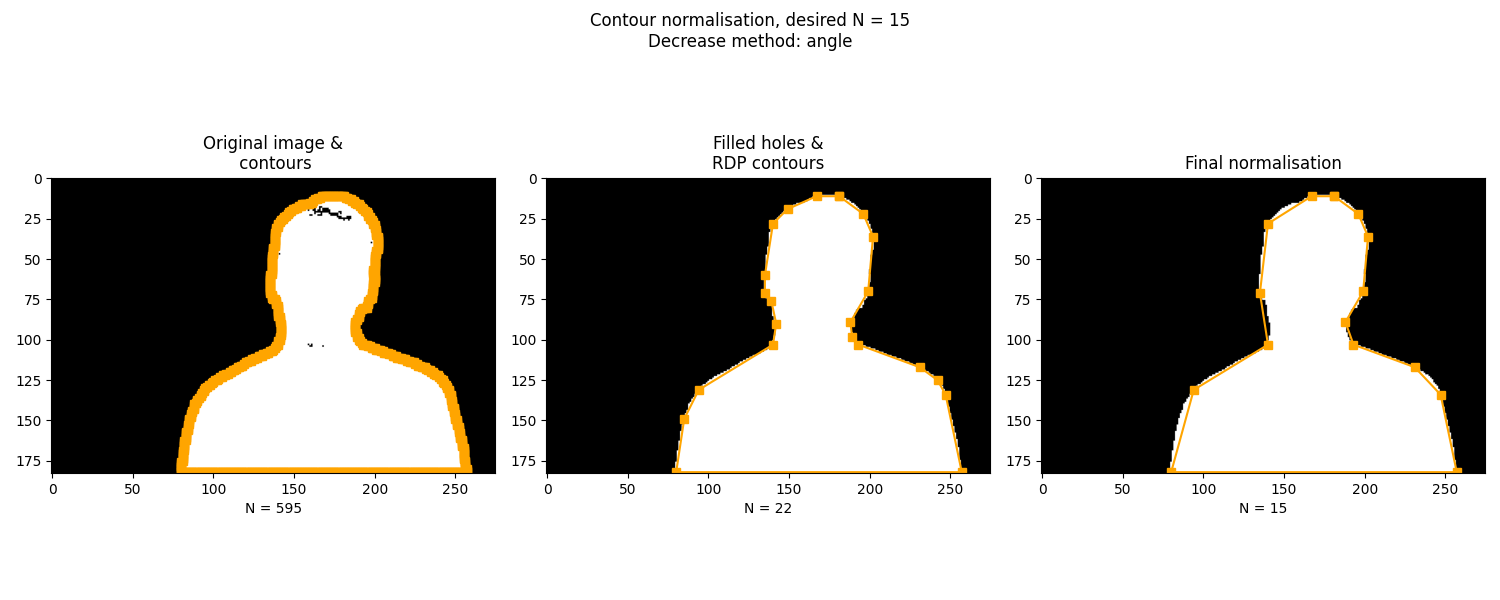
#> input picture asset/10_comparison_angle.png, 1500 x 600 px
$ python main.py --img_path asset/10_comparison_angle.png
#> lines starting #> are read from the running program, lines starting #| are printed output that depends on the picture; after the words box and inside, x2 and y2 are one past the last pixel; in counts of white or black regions, pixels touching at a corner belong together
### utils.py
import numpy as np
from scipy.spatial import cKDTree


# [91 lines left out: functions calculate_total_area, find_closest_point_kdtree, check_exists, postprocess_normalised_set, increase_contour_length, reorder_contour, not called in this run]


def compute_farthest_point(current_point, contours):
    farthest_point = None
    farthest_distance = -1
    farthest_idx = None
    for i, contour_point in enumerate(contours):
        distance_from_current_point = np.linalg.norm(current_point - contour_point)
        if distance_from_current_point > farthest_distance:
            farthest_point = contour_point
            farthest_distance = distance_from_current_point
            farthest_idx = i

    return farthest_point, farthest_idx


# [85 lines left out: functions decrease_contour_length_straight, decrease_contour_length_angle, decrease_contour_length_area, get_angle, not called in this run]

### main.py
import matplotlib.pyplot as plt
import numpy as np
import os
import cv2
from scipy import ndimage
from utils import *


def RDP(normalised_set, curve_segment_queue, epsilon, contour):
    if len(curve_segment_queue) == 0:
        return np.array(normalised_set)

    P1_index = curve_segment_queue[0]["start"]
    farthest_from_P1_index = curve_segment_queue[0]["end"]

    farthest_from_P1 = contour[farthest_from_P1_index]
    P1 = contour[P1_index]

    # get the point that is farthest from the line connected (P1, farthest_from_P1)
    farthest_from_current_line = None
    farthest_idx = None
    farthest_distance = -1

    for n in range(P1_index + 1, farthest_from_P1_index):
        point = contour[n]
        d = np.abs(np.cross(farthest_from_P1 - P1, point - P1)) / np.linalg.norm(farthest_from_P1 - P1)
        if d > farthest_distance:
            farthest_from_current_line = point
            farthest_idx = n
            farthest_distance = d

    # dequeue the current curve segment
    curve_segment_queue.pop(0)

    # if the farthest distance above epsilon then add two half segments to queue
    if farthest_distance >= epsilon:
        normalised_set.append(farthest_from_current_line)
        curve_segment_queue.append({"start": P1_index, "end": farthest_idx})
        curve_segment_queue.append({"start": farthest_idx, "end": farthest_from_P1_index})

    return RDP(normalised_set, curve_segment_queue, epsilon, contour)


# [13 lines left out: function reorder_contour, not called in this run]


def get_normalised_set(contour, N, epsilon=20):
    # computing centroid
    centroid = np.mean(contour, axis=0)[0]

    # divide the object to two separate curves
    P1, P1_index = compute_farthest_point(centroid, contour)
    contour = np.vstack((contour[P1_index:], contour[:P1_index]))

    farthest_from_P1, farthest_from_P1_index = compute_farthest_point(P1, contour)

    normalised_set = [P1, farthest_from_P1]
    curve_segment_queue = [{"start": 0, "end": farthest_from_P1_index},
                           {"start": farthest_from_P1_index, "end": len(contour) - 1}]

    # apply RDP
    normalised_set = RDP(normalised_set, curve_segment_queue, epsilon, contour)

    # gradually increase the length of normalised contour to meet N
    while len(normalised_set) < N:
        epsilon -= 3
        if epsilon < 0:
            break
        normalised_set = [P1, farthest_from_P1]
        curve_segment_queue = [{"start": 0, "end": farthest_from_P1_index},
                               {"start": farthest_from_P1_index, "end": len(contour) - 1}]
        normalised_set = RDP(normalised_set, curve_segment_queue, epsilon, contour)

    return postprocess_normalised_set(normalised_set, contour)


def get_normalised_contour_pipeline(img_path, N, decrease_method="angle"):
    # read image
#> called with img_path = 'asset/10_comparison_angle.png', decrease_method = 'angle'
    og_img = cv2.imread(img_path)
#> og_img is the input picture: shape (600, 1500, 3); mean B, G, R 175.4, 178.4, 180
    gray_image = cv2.cvtColor(og_img, cv2.COLOR_BGR2GRAY)
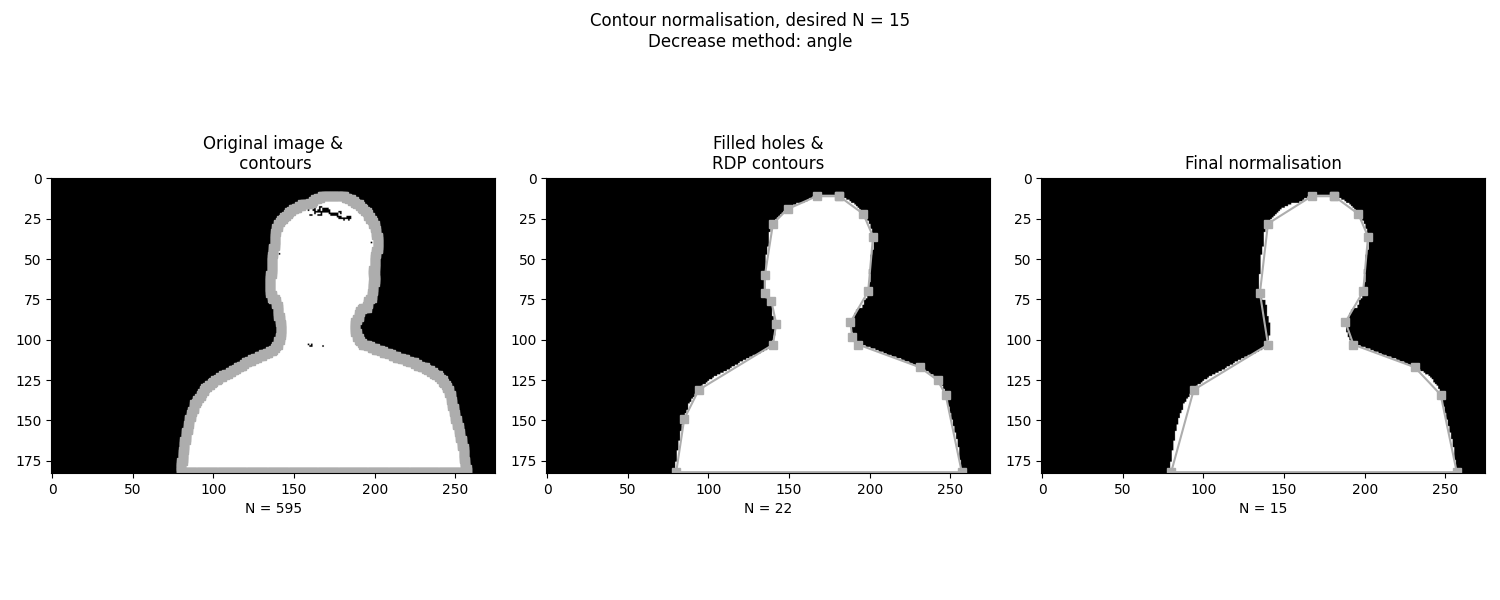
#> gray_image: shape (600, 1500); min 0, max 255, mean 178.5

    # fill in any holes
    img = ndimage.binary_fill_holes(gray_image).astype(np.uint8)
#> img: shape (600, 1500); every value is 1

    # get initial set of contours
    contours, hierarchy = cv2.findContours(img, cv2.RETR_TREE, cv2.CHAIN_APPROX_NONE)
#> contours = 1 contour; box (x1, y1, x2, y2) and area: (0, 0, 1500, 600) 897901

    normalised_contour_ls = []
    normalised_contour_ls_w_comparison = []

    # remove faulty contours
    max_contour_length = max([len(contour) for contour in contours])
#> max_contour_length = 4196
    contours = [contour for contour in contours if len(contour)>0.1*max_contour_length]

    for contour in contours:
        contour = np.squeeze(contour)

        normalised_set = get_normalised_set(contour, N)
        normalised_set_N = None

        # further decrease, if needed
        if len(normalised_set) > N:
            if decrease_method == "angle":
                normalised_set_N = decrease_contour_length_angle(normalised_set, N)
            elif decrease_method == "straight":
                normalised_set_N = decrease_contour_length_straight(normalised_set, N)
            elif decrease_method == "area":
                normalised_set_N = decrease_contour_length_area(contour, normalised_set, N)

        # increase, if needed
        elif len(normalised_set) < N:
            normalised_set_N = increase_contour_length(contour, normalised_set, N)

        normalised_contour_ls_w_comparison.append((normalised_set, normalised_set_N))

        if normalised_set_N is not None:
            normalised_set = normalised_set_N
        normalised_contour_ls.append(normalised_set)
#> this loop made 1 pass
#> centroid in get_normalised_set on pass 1: 749.5
#> after the loop, normalised_contour_ls = []; normalised_contour_ls_w_comparison = []

    visualise_comparison(img_path, og_img, img, normalised_contour_ls_w_comparison, contours, N=N,
                         decrease_method=decrease_method)
    return gray_image, normalised_contour_ls


# [45 lines left out: function visualise_comparison, not called in this run]


if __name__ == "__main__":
    import argparse

    parser = argparse.ArgumentParser()
    parser.add_argument('--img_path', type=str, help='Path to binary image')
    parser.add_argument('--N', type=int, help='Pre-determined contour length')
    parser.add_argument('--decrease_method', type=str, help='Path to binary image', default="angle")

    args = parser.parse_args()
    img_path = args.img_path
    N = args.N
    decrease_method = args.decrease_method

#> (the run stopped early here; a loop or call above may not have finished)

$ run again, on asset/71_comparison_angle.png
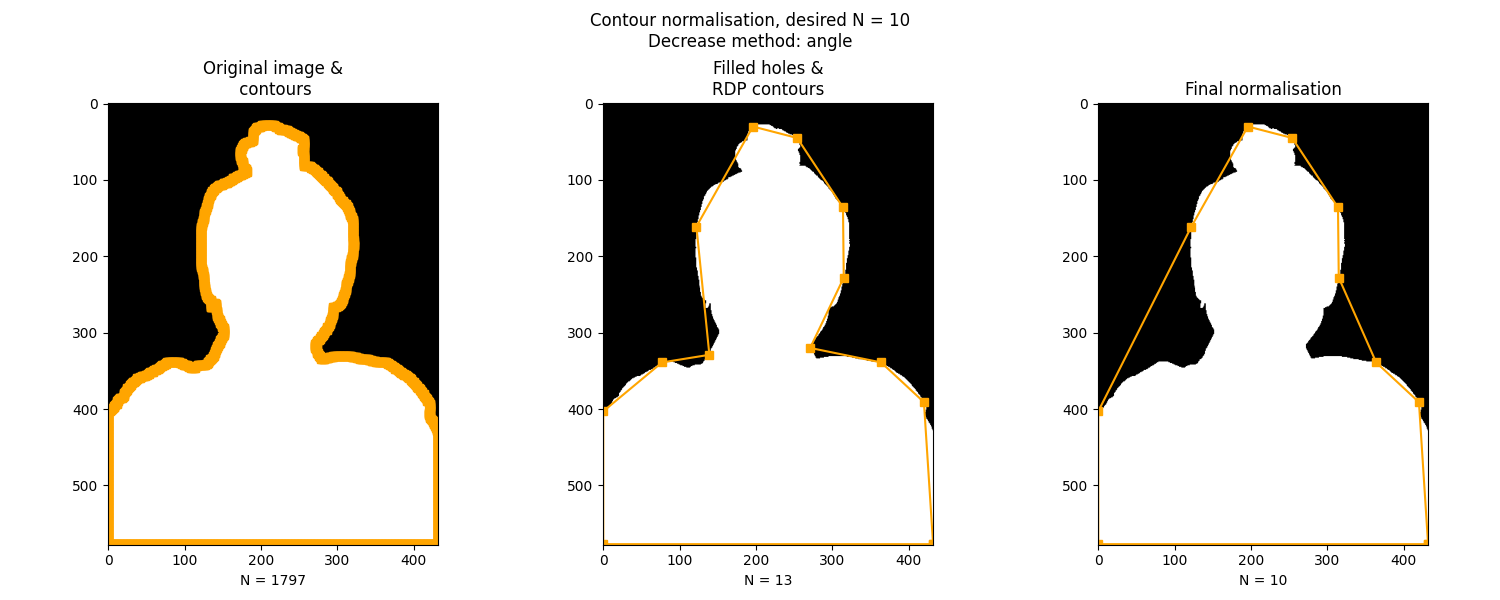
#> input picture asset/71_comparison_angle.png, 1500 x 600 px
#> in get_normalised_contour_pipeline, og_img is the input picture: shape (600, 1500, 3); mean B, G, R 197.1, 200.6, 202.5
#> in get_normalised_contour_pipeline, `gray_image = cv2.cvtColor(og_img, cv2.COLOR_BGR2GRAY)`:
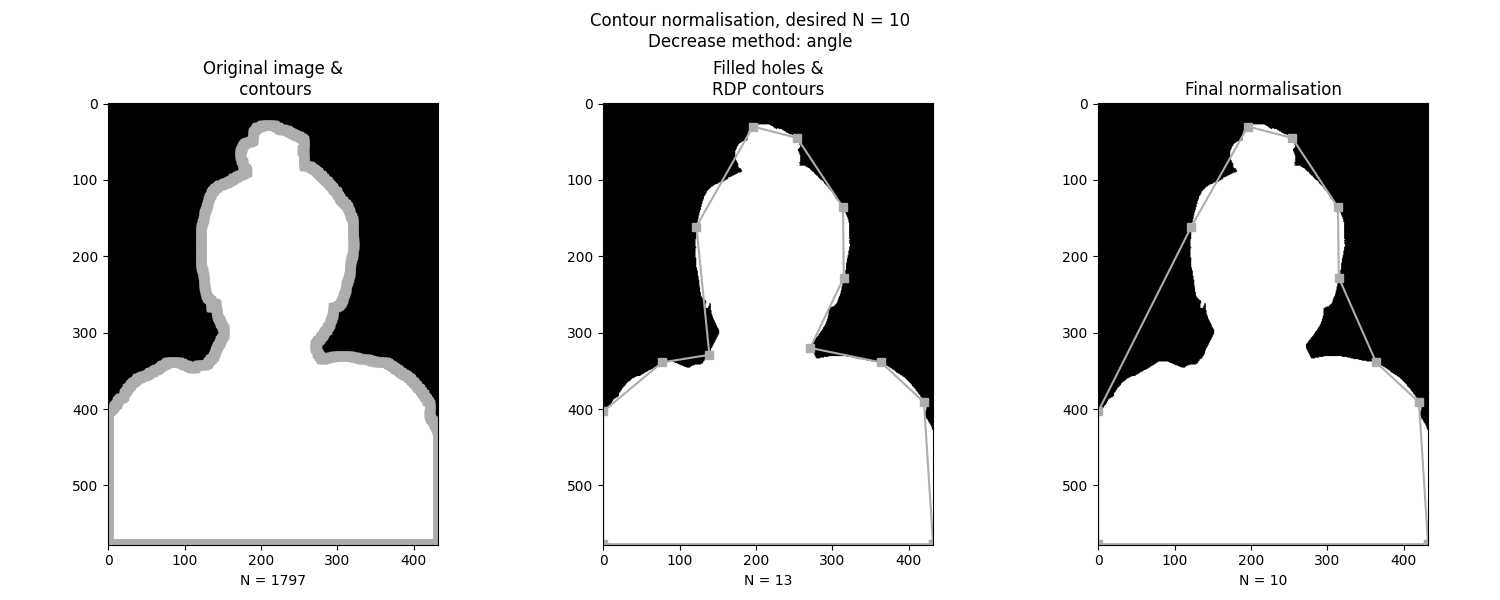
#> gray_image: shape (600, 1500); min 0, max 255, mean 200.8
#> img: shape (600, 1500); every value is 1
#> contours = 1 contour; box (x1, y1, x2, y2) and area: (0, 0, 1500, 600) 897901
#> max_contour_length = 4196
#> the loop in get_normalised_contour_pipeline, `for contour in contours:` made 1 pass
#> centroid in get_normalised_set on pass 1: 749.5
#> after the loop in get_normalised_contour_pipeline, `for contour in contours:`: normalised_contour_ls = []

$ run again, on asset/206_comparison_area.png
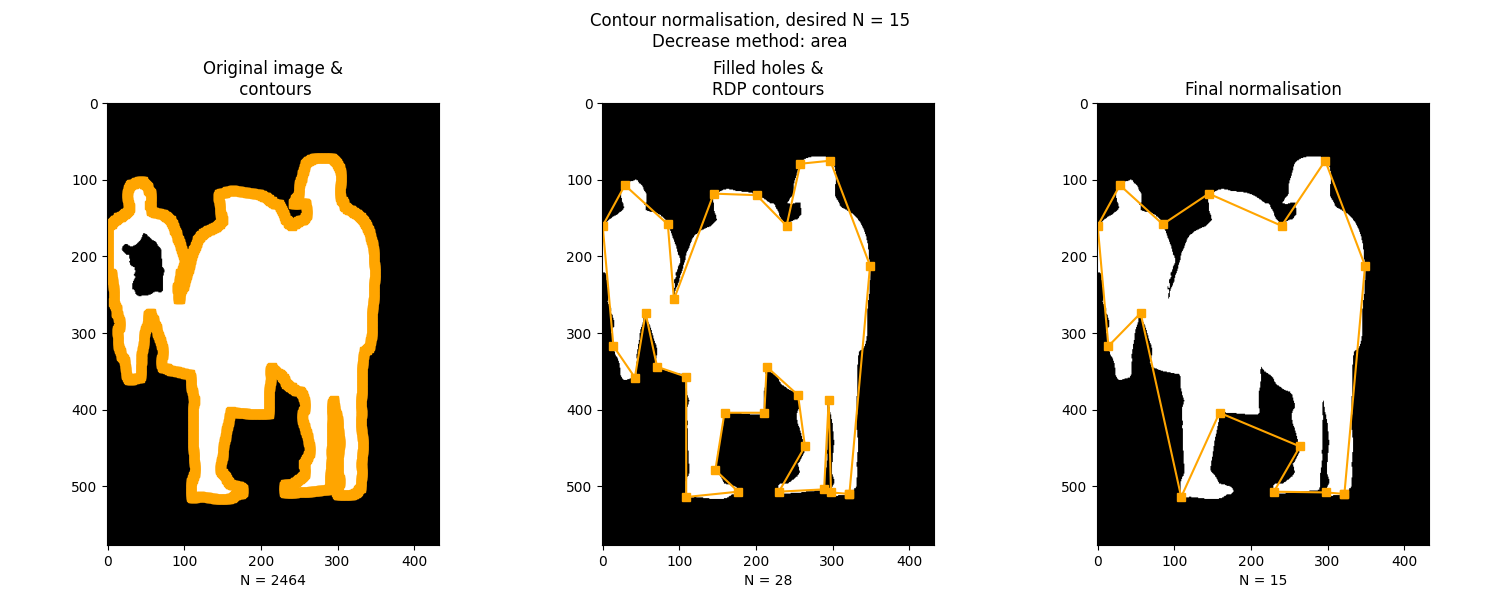
#> input picture asset/206_comparison_area.png, 1500 x 600 px
#> in get_normalised_contour_pipeline, og_img is the input picture: shape (600, 1500, 3); mean B, G, R 169.6, 175.3, 178.4
#> in get_normalised_contour_pipeline, `gray_image = cv2.cvtColor(og_img, cv2.COLOR_BGR2GRAY)`:
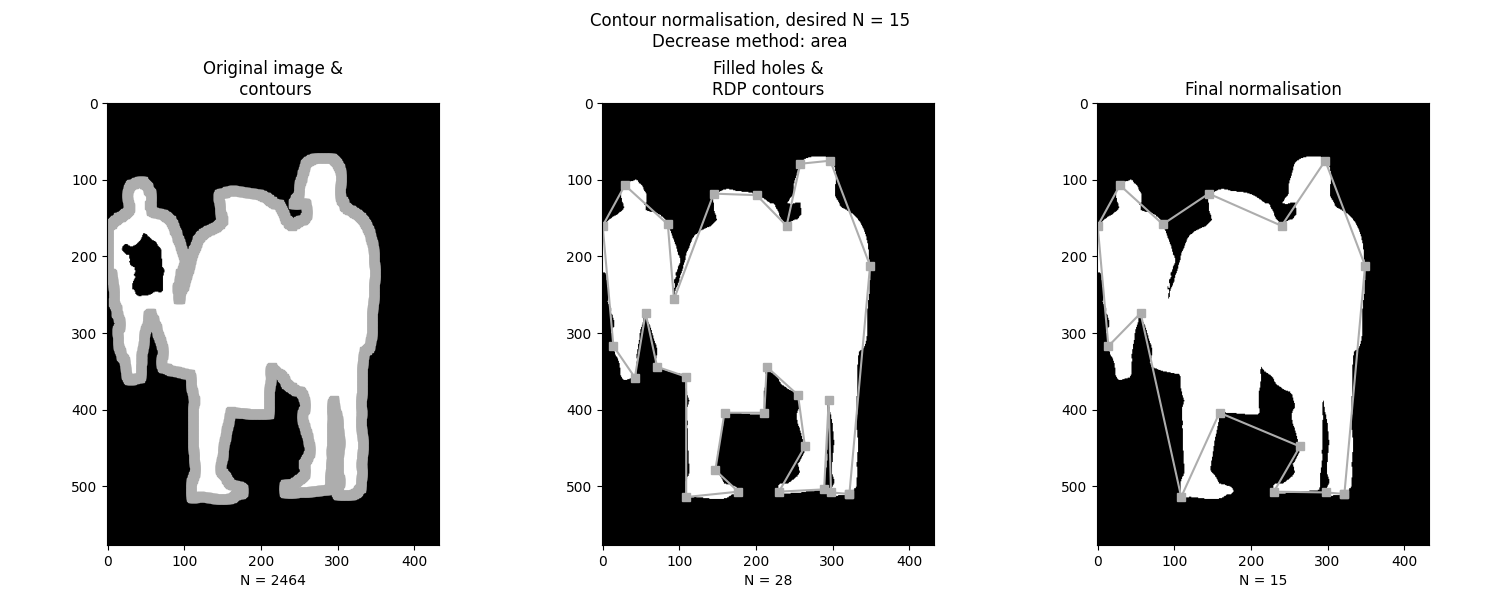
#> gray_image: shape (600, 1500); min 0, max 255, mean 175.5
#> img: shape (600, 1500); every value is 1
#> contours = 1 contour; box (x1, y1, x2, y2) and area: (0, 0, 1500, 600) 897901
#> max_contour_length = 4196
#> the loop in get_normalised_contour_pipeline, `for contour in contours:` made 1 pass
#> centroid in get_normalised_set on pass 1: 749.5
#> after the loop in get_normalised_contour_pipeline, `for contour in contours:`: normalised_contour_ls = []
